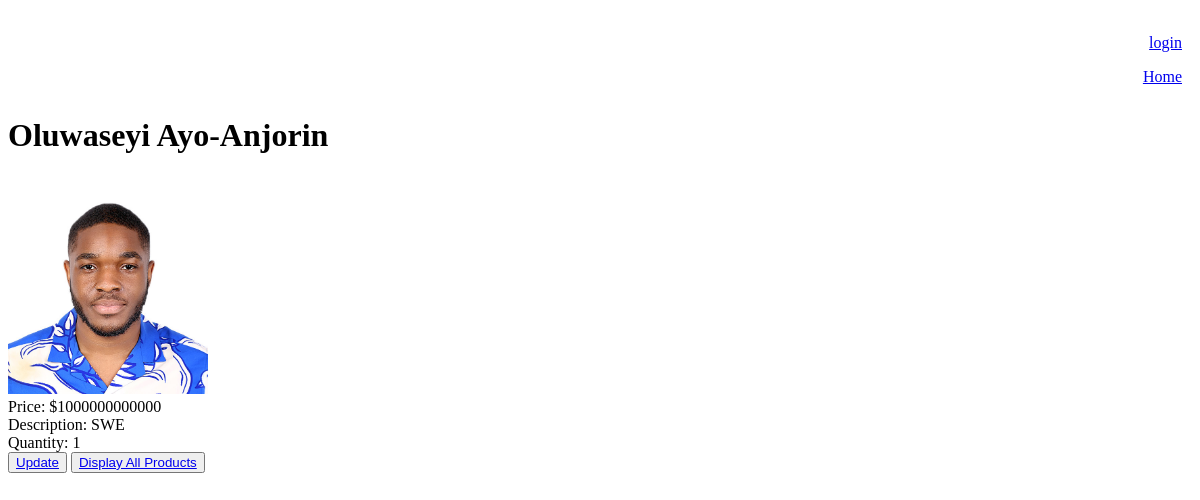
The app's page /product/27/ with its own data.
### product/models.py (models this page shows)
class Product(models.Model):
    name = models.CharField(max_length=50, null=False)
    price = models.IntegerField(null=False)
    description = models.CharField(max_length=200, null=False)
    quantity = models.IntegerField(null=False)
    user = models.ForeignKey(User, default=1, on_delete=models.CASCADE)
    image = models.ImageField(upload_to='product/', null=True, blank=True)
    def __str__(self):
        return self.name

### product/views.py (the view)
# urls.py: path('<int:pk>/', ProductDetail.as_view(), name='product_detail'),
class ProductDetail(DetailView):
    model = Product
    template_name = 'product/product_detail.html'
    context_object_name = 'product'

### templates/product/product_detail.html (shortened to what this page needs)
{% extends 'product/base.html' %}
{% block content %}
<h1>{{product}}</h1> <br>
{% if product.image %}
<img src="{{product.image.url}}" alt="some image" width="200" height="200"> <br>
{% endif %}
Price: ${{ product.price}} <br>
Description: {{product.description}} <br>
Quantity: {{product.quantity}} <br>
<button><a href="{% url 'product_update' product.id %}">Update</a></button>
<button><a href="{% url 'product_list' %}">Display All Products</a></button>
{% endblock %}

### records on screen
Product: name "Oluwaseyi Ayo-Anjorin", image (picture), price "1000000000000", description "SWE", quantity "1"
